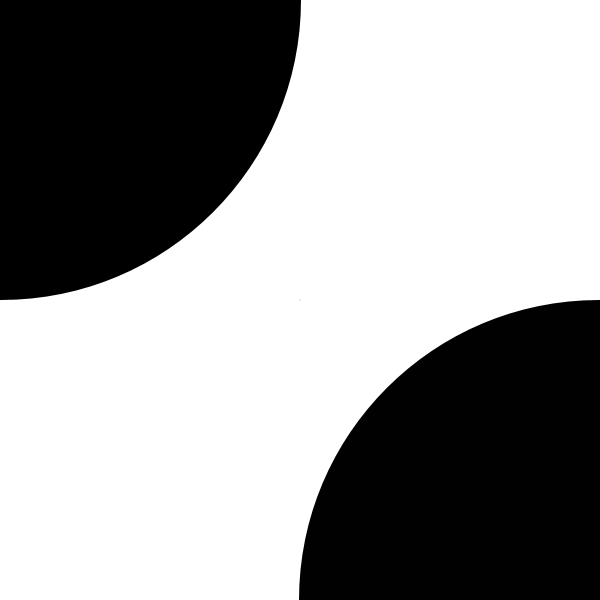
Frame 1 (no input)
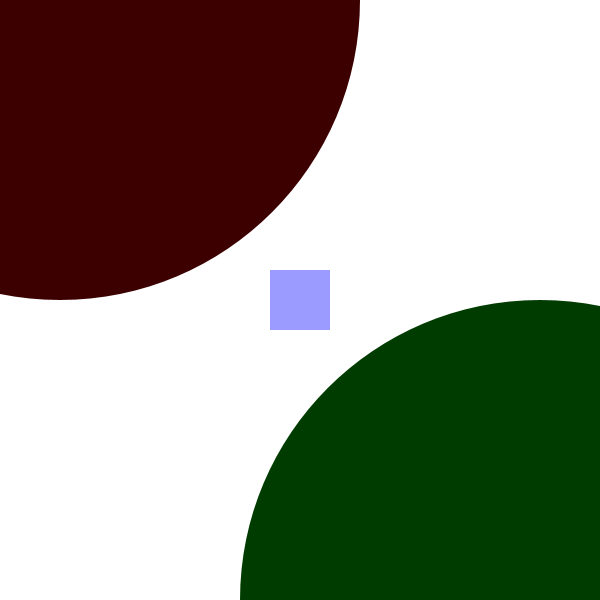
Frame 60 (the mouse pressed at the canvas centre just before this capture)
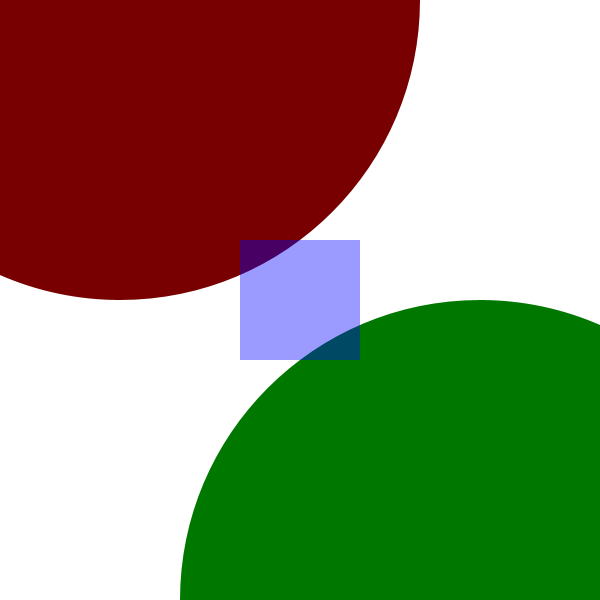
Frame 120 (the mouse held since frame 60 and released just before this capture)

The Processing sketch that drew these frames (run headless with seeded random() and noise(); from frame 60 on, the mouse is pressed at the canvas centre):

// Processing sketch: ej04b_ani_frameCount
// ── ej04b_ani_frameCount.pde
// ANIMACION LINEAL: con variables de Processing 

void setup(){
  size( 600, 600 );
  rectMode( CENTER );  //CORNER, CENTER, CORNERS
  noStroke();
}

void draw(){
  //CONCLUSION_1: para evitar FEEDBACK utilizo background
  background( 255 );
  
  fill( frameCount, 0, 0 );
  circle( frameCount, 0, 600 );
  
  fill( 0, frameCount, 0 );
  circle( width-frameCount, height, width );
  
  fill( 0, 0, 255, 100 );
  rect( width/2, height/2, frameCount, frameCount );
  
  println( "contador: " + frameCount );

  //CONCLUSION_2: el draw se dibuja al terminar el ciclo (OSEA AQUI)
}
